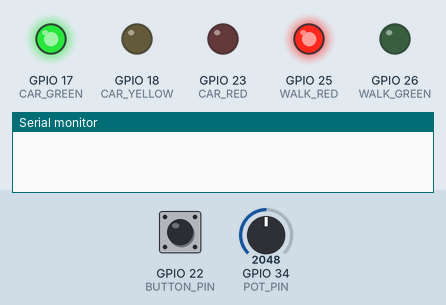
The sketch below on a simulated ESP32. Parts: output pins drawn as LEDs (lit = HIGH), the last lines printed to the serial monitor. The test bench sets the inputs (shaded band); at power-on: GPIO 22 (BUTTON_PIN) HIGH, GPIO 34 (POT_PIN) = 2048.

Above: at 1.2 s.
1.3 s: GPIO 22 (BUTTON_PIN) pulled LOW for 0.15 s
4.4 s: GPIO 34 (POT_PIN) set to 491
At 4.9 s:
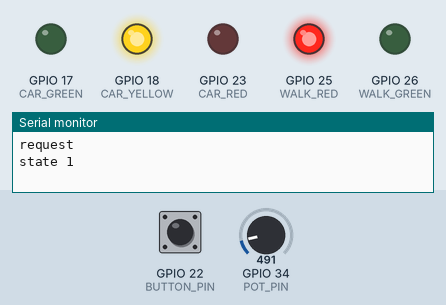
At 10.52 s:
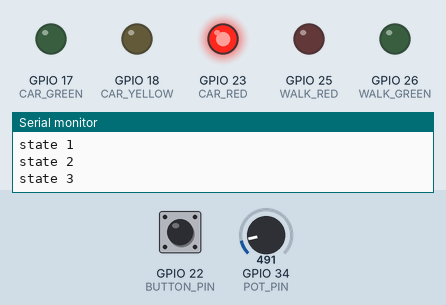
13.4 s: GPIO 22 (BUTTON_PIN) pulled LOW for 1 s
At 19.2 s:
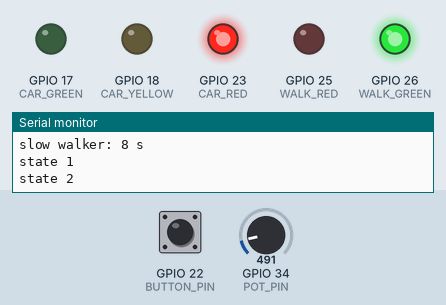
Timing chart, 0 to 20.7 s (numbered marks = the images above; inputs shaded):
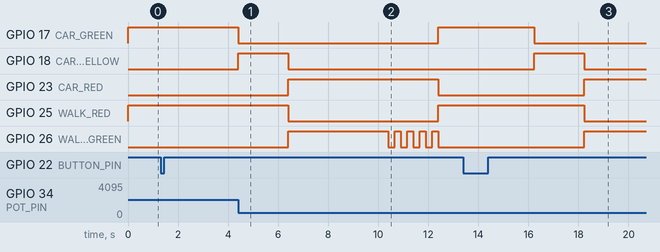

The sketch:

slow_walker.ino
```cpp
// ESP32 From Zero - Episode 9 (mini project 1), your turn: slow walker mode (one possible solution)
// Same as crossing, plus: hold the request button for more than 1 s and the walk light stays green twice as long.
// Car lights: red GPIO 23, yellow GPIO 18, green GPIO 17. Pedestrian light: the RGB LED (red 25, green 26).
// Button on GPIO 22 (the pedestrian's "request" button), potentiometer on GPIO 34.
// What it does: cars have green. A press asks to cross. Once the cars had green long enough
// (3 .. 10 s, set with the knob), the light goes yellow, then red, and the pedestrian gets green;
// in the last 2 seconds the pedestrian green blinks. Then the cars get green again.
// One variable, state, says which step we are in; millis() says how long we have been in it.

const int CAR_RED = 23;
const int CAR_YELLOW = 18;
const int CAR_GREEN = 17;
const int WALK_RED = 25;       // RGB red leg
const int WALK_GREEN = 26;     // RGB green leg
const int BUTTON_PIN = 22;
const int POT_PIN = 34;

int state = 0;                 // the step: 0 cars green, 1 cars yellow, 2 walk, 3 walk blinking
unsigned long stateStart = 0;  // when the current step began (ms)
bool request = false;          // somebody pressed the button and waits
unsigned long pressStart = 0;  // the parking ticket: when the button went down
unsigned long walkTime = 4000; // how long step 2 lasts: 4 s, or 8 s for a slow walker

int lastButton = HIGH;         // the button, as in episode 4
unsigned long lastChange = 0;
bool blinkOn = true;
unsigned long lastBlink = 0;

// helper 1: set all five lights in one call (HIGH = on, LOW = off)
void lights(int red, int yellow, int green, int walkRed, int walkGreen) {
  digitalWrite(CAR_RED, red);
  digitalWrite(CAR_YELLOW, yellow);
  digitalWrite(CAR_GREEN, green);
  digitalWrite(WALK_RED, walkRed);
  digitalWrite(WALK_GREEN, walkGreen);
}

// helper 2: move to a new step = new number in state + write down the time
void goTo(int newState, unsigned long now) {
  state = newState;
  stateStart = now;
  Serial.print("state ");
  Serial.println(state);
}

void setup() {
  pinMode(CAR_RED, OUTPUT);
  pinMode(CAR_YELLOW, OUTPUT);
  pinMode(CAR_GREEN, OUTPUT);
  pinMode(WALK_RED, OUTPUT);
  pinMode(WALK_GREEN, OUTPUT);
  pinMode(BUTTON_PIN, INPUT_PULLUP);
  Serial.begin(115200);
}

void loop() {
  unsigned long now = millis();

  // PART 1 - the button: a new press while the cars have green is a request to cross
  int b = digitalRead(BUTTON_PIN);
  if (b != lastButton && now - lastChange >= 50) {
    lastChange = now;
    lastButton = b;
    if (b == LOW && state == 0) {
      request = true;
      pressStart = now;
      walkTime = 4000;
      Serial.println("request");
    }
    if (b == HIGH && request && now - pressStart >= 1000) {   // released after a long hold
      walkTime = 8000;
      Serial.println("slow walker: 8 s");
    }
  }

  // PART 2 - the steps
  unsigned long inState = now - stateStart;              // how long we have been in this step
  unsigned long greenTime = map(analogRead(POT_PIN), 0, 4095, 3000, 10000);

  if (state == 0) {                                       // step 0: cars green, pedestrians wait
    lights(LOW, LOW, HIGH, HIGH, LOW);
    if (request && inState >= greenTime) {
      goTo(1, now);
    }
  } else if (state == 1) {                                // step 1: cars yellow for 2 s
    lights(LOW, HIGH, LOW, HIGH, LOW);
    if (inState >= 2000) {
      request = false;
      goTo(2, now);
    }
  } else if (state == 2) {                                // step 2: cars red, pedestrians walk for walkTime
    lights(HIGH, LOW, LOW, LOW, HIGH);
    if (inState >= walkTime) {
      goTo(3, now);
    }
  } else {                                                // step 3: the walk light blinks for 2 s
    if (now - lastBlink >= 250) {
      lastBlink = now;
      blinkOn = !blinkOn;
    }
    lights(HIGH, LOW, LOW, LOW, blinkOn ? HIGH : LOW);
    if (inState >= 2000) {
      goTo(0, now);
    }
  }
}
```

Measured:
- after the input at 4.4 s, GPIO 17 (CAR_GREEN): HIGH → LOW after 0.00 s instead of 2.1 s; GPIO 23 (CAR_RED): LOW → HIGH after 2.0 s instead of 4.1 s; GPIO 25 (WALK_RED): HIGH → LOW after 2.0 s instead of 4.1 s
- after the input at 13.4 s, GPIO 17 (CAR_GREEN): HIGH → LOW after 2.8 s; GPIO 18 (CAR_YELLOW): LOW → HIGH after 2.8 s, → LOW 2.0 s later; GPIO 23 (CAR_RED), GPIO 26 (WALK_GREEN): LOW → HIGH after 4.8 s; GPIO 25 (WALK_RED): HIGH → LOW after 4.8 s
- by itself, GPIO 26 (WALK_GREEN): repeats every 0.50 s: LOW 0.25 s, HIGH 0.25 s, until it stays LOW from 12.4 s
